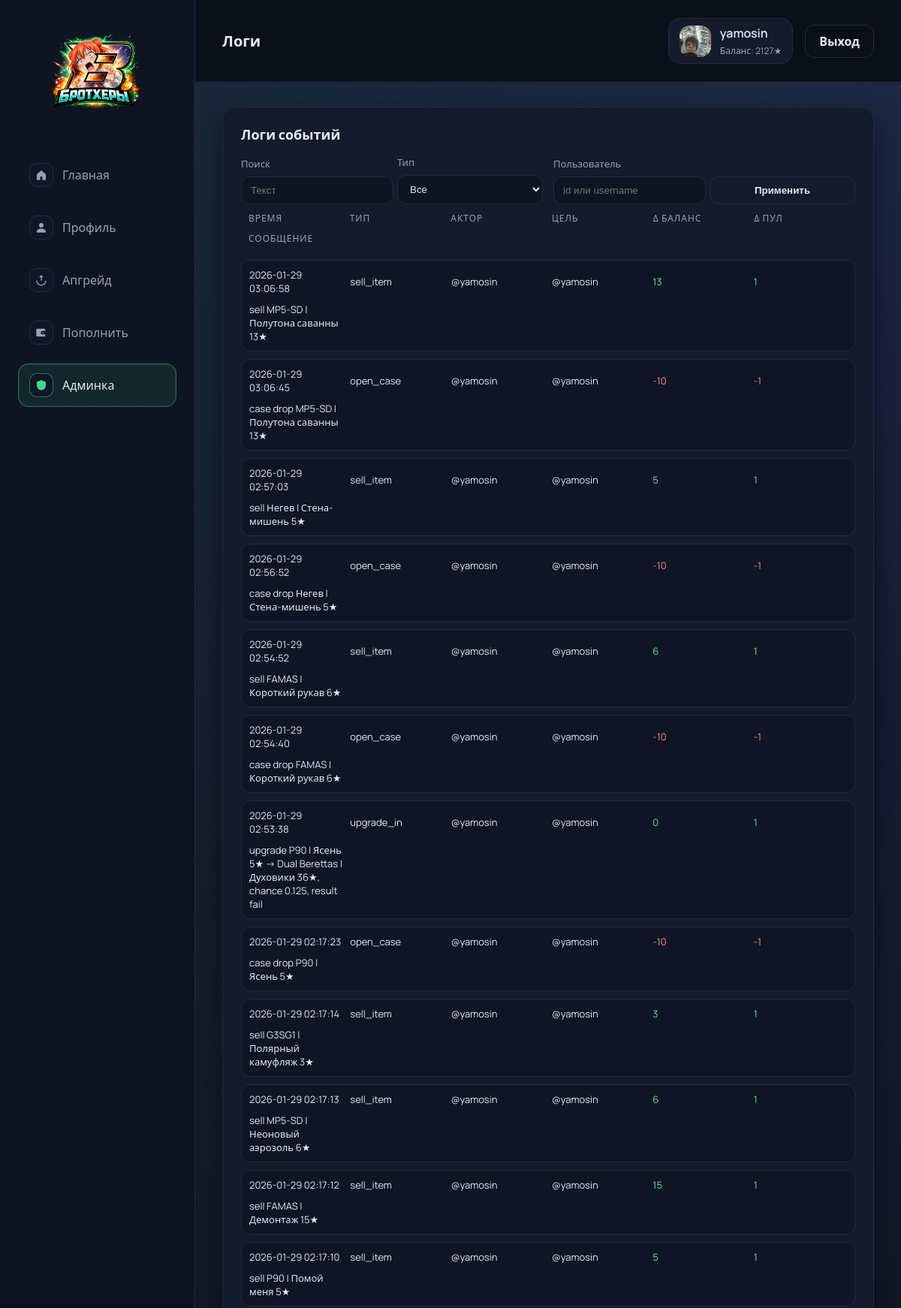
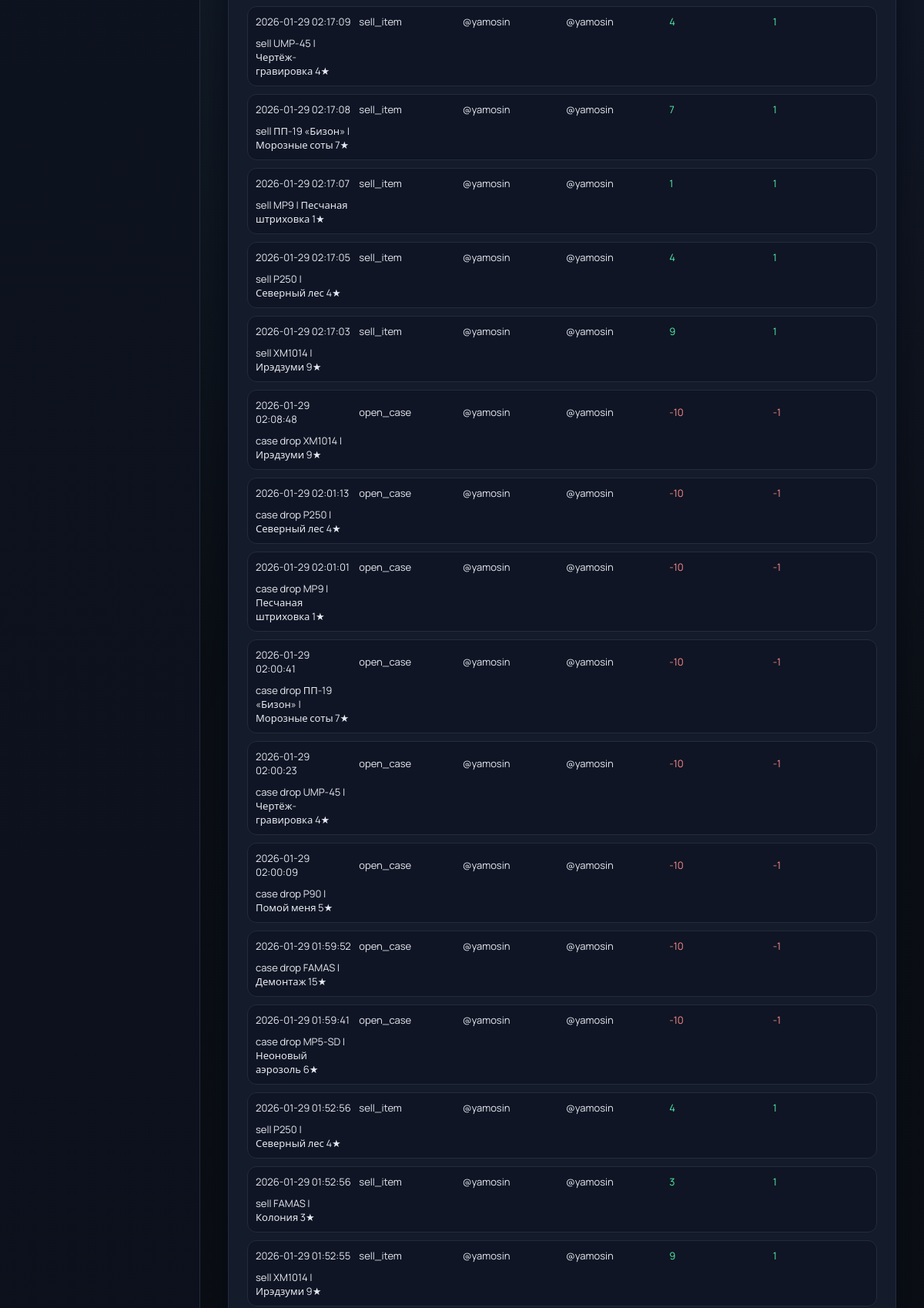
/admin/logs (signed in, upper part), run on the app's committed database (2 pictures, top to bottom).
### app.py (models this page shows)
class User(db.Model, UserMixin):
    id = db.Column(db.Integer, primary_key=True)
    username = db.Column(db.String(80), unique=True, nullable=False)
    password_hash = db.Column(db.String(255), nullable=False)
    balance = db.Column(db.Integer, default=0)
    avatar_path = db.Column(db.String(255), default="")
    is_admin = db.Column(db.Boolean, default=False)
    created_at = db.Column(db.DateTime, default=utcnow)

class Ledger(db.Model):
    id = db.Column(db.Integer, primary_key=True)
    created_at = db.Column(db.DateTime, default=utcnow)
    event_type = db.Column(db.String(80), nullable=False)
    actor_user_id = db.Column(db.Integer, db.ForeignKey("user.id"))
    target_user_id = db.Column(db.Integer, db.ForeignKey("user.id"))
    skin_id = db.Column(db.Integer, db.ForeignKey("skin.id"))
    item_id = db.Column(db.Integer, db.ForeignKey("inventory_item.id"))
    delta_balance = db.Column(db.Integer, default=0)
    delta_pool_count = db.Column(db.Integer, default=0)
    message = db.Column(db.String(500), default="")
    meta_json = db.Column(db.Text)

### app.py (the view)
    @login_required
    def wrapper(*args, **kwargs):
        if not current_user.is_admin:
            flash("Доступ только для администратора.", "error")
            return redirect(url_for("index"))
        return view_func(*args, **kwargs)

### app.py (called while the page is built)
@login_manager.user_loader
def load_user(user_id):
    return db.session.get(User, int(user_id))

def admin_required(view_func):
    @login_required
    def wrapper(*args, **kwargs):
        if not current_user.is_admin:
            flash("Доступ только для администратора.", "error")
            return redirect(url_for("index"))
        return view_func(*args, **kwargs)
    wrapper.__name__ = view_func.__name__
    return wrapper

@app.context_processor
def inject_globals():
    return {
        "case_price": CASE_PRICE,
        "rarities": RARITIES,
    }

### templates/admin/logs.html (shortened to what this page needs)
{% extends "base.html" %}
{% block header %}Логи{% endblock %}
{% block content %}
  <section class="panel">
    <div class="panel-header">
      <h2>Логи событий</h2>
    </div>
    <form class="form inline-form" method="get" action="{{ url_for('admin_logs') }}">
      <label>
        Поиск
        <input type="text" name="q" value="{{ current_filters.q }}" placeholder="Текст" />
      </label>
      <label>
        Тип
        <select name="type">
          <option value="">Все</option>
        </select>
      </label>
      <label>
        Пользователь
        <input type="text" name="user" value="{{ current_filters.user }}" placeholder="id или username" />
      </label>
      <button class="btn ghost" type="submit">Применить</button>
    </form>
    <div class="table">
      <div class="table-row table-head">
        <div>Время</div>
        <div>Тип</div>
        <div>Актор</div>
        <div>Цель</div>
        <div>Δ баланс</div>
        <div>Δ пул</div>
        <div>Сообщение</div>
      </div>
      {% for entry in logs %}
        <div class="table-row">
          <div>{{ entry.created_at.strftime('%Y-%m-%d %H:%M:%S') }}</div>
          <div>{{ entry.event_type }}</div>
          <div>
            {% set actor = users_by_id.get(entry.actor_user_id) %}
            {% if actor %}@{{ actor.username }}{% else %}—{% endif %}
          </div>
          <div>
            {% set target = users_by_id.get(entry.target_user_id) %}
            {% if target %}@{{ target.username }}{% else %}—{% endif %}
          </div>
          <div class="{% if entry.delta_balance >= 0 %}positive{% else %}negative{% endif %}">{{ entry.delta_balance }}</div>
          <div class="{% if entry.delta_pool_count >= 0 %}positive{% else %}negative{% endif %}">{{ entry.delta_pool_count }}</div>
          <div>{{ entry.message }}</div>
        </div>
      {% else %}
        <div class="empty">Событий нет.</div>
      {% endfor %}
    </div>
    {% set start = (page - 1) * per_page + 1 if total > 0 else 0 %}
    {% set end = (page * per_page) if (page * per_page) < total else total %}
  </section>
{% endblock %}

### templates/base.html (shortened to what this page needs)
<!doctype html>
<html lang="ru">
  <head>
    <link rel="stylesheet" href="{{ url_for('static', filename='css/style.css') }}" />
  </head>
  <body>
    {% set path = request.path %}
    <div class="layout">
      <aside class="sidebar">
        <div class="brand">
  <a href="{{ url_for('index') }}" class="brand-logo">
    <img src="{{ url_for('static', filename='img/logo.png') }}" alt="logo" />
  </a>
</div>
        <nav class="menu">
          <a
            class="menu-item {% if path == '/' %}active{% endif %}"
            href="{{ url_for('index') }}"
            aria-current="{% if path == '/' %}page{% endif %}"
          >
            <span class="menu-icon">
              <svg viewBox="0 0 24 24" aria-hidden="true">
                <path
                  d="M4 10.5L12 4l8 6.5V20a1 1 0 0 1-1 1h-5v-6h-4v6H5a1 1 0 0 1-1-1z"
                />
              </svg>
            </span>
            <span class="menu-label">Главная</span>
          </a>
          {% if current_user.is_authenticated %}
            <a
              class="menu-item {% if path.startswith('/profile') %}active{% endif %}"
              href="{{ url_for('profile') }}"
              aria-current="{% if path.startswith('/profile') %}page{% endif %}"
            >
              <span class="menu-icon">
                <svg viewBox="0 0 24 24" aria-hidden="true">
                  <path
                    d="M12 12a4 4 0 1 0-4-4 4 4 0 0 0 4 4zm0 2c-4.4 0-8 2.2-8 5v2h16v-2c0-2.8-3.6-5-8-5z"
                  />
                </svg>
              </span>
              <span class="menu-label">Профиль</span>
            </a>
            <a
              class="menu-item {% if path.startswith('/upgrade') %}active{% endif %}"
              href="{{ url_for('upgrade') }}"
              aria-current="{% if path.startswith('/upgrade') %}page{% endif %}"
            >
              <span class="menu-icon">
                <svg viewBox="0 0 24 24" aria-hidden="true">
                  <path d="M12 3l4 4h-3v6h-2V7H8z" />
                  <path d="M5 13a7 7 0 0 0 14 0h2a9 9 0 0 1-18 0z" />
                </svg>
              </span>
              <span class="menu-label">Апгрейд</span>
            </a>
            <a
              class="menu-item {% if path.startswith('/topup') %}active{% endif %}"
              href="{{ url_for('topup') }}"
              aria-current="{% if path.startswith('/topup') %}page{% endif %}"
            >
              <span class="menu-icon">
                <svg viewBox="0 0 24 24" aria-hidden="true">
                  <path d="M3 7a2 2 0 0 1 2-2h12a2 2 0 0 1 2 2v2h-5a3 3 0 0 0 0 6h5v2a2 2 0 0 1-2 2H5a2 2 0 0 1-2-2z" />
                  <path d="M16 12a1 1 0 1 0 0 .01z" />
                </svg>
              </span>
              <span class="menu-label">Пополнить</span>
            </a>
          {% endif %}
          {% if current_user.is_authenticated and current_user.is_admin %}
            <a
              class="menu-item {% if path.startswith('/admin') %}active{% endif %}"
              href="{{ url_for('admin_dashboard') }}"
              aria-current="{% if path.startswith('/admin') %}page{% endif %}"
            >
              <span class="menu-icon">
                <svg viewBox="0 0 24 24" aria-hidden="true">
                  <path d="M12 3l8 3v6c0 5-3.5 8.5-8 9-4.5-.5-8-4-8-9V6z" />
                </svg>
              </span>
              <span class="menu-label">Админка</span>
            </a>
          {% endif %}
        </nav>
      </aside>
      <div class="main">
        <header class="topbar">
          <div class="topbar-title">{% block header %}Кейсы{% endblock %}</div>
          <div class="topbar-user">
            {% if current_user.is_authenticated %}
              <div class="user-chip">
                <img
                  class="user-avatar"
                  src="{% if current_user.avatar_path %}{{ url_for('static', filename=current_user.avatar_path) }}{% else %}{{ url_for('static', filename='img/default-avatar.svg') }}{% endif %}"
                  alt="avatar"
                />
                <div class="user-info">
                  <div class="user-name">{{ current_user.username }}</div>
                  <div class="user-balance">Баланс: {{ current_user.balance }}★</div>
                </div>
              </div>
              <a class="btn ghost" href="{{ url_for('logout') }}">Выход</a>
            {% else %}
              <div class="user-guest">Гость</div>
            {% endif %}
          </div>
        </header>
        <main class="content">
          {% block content %}{% endblock %}
        </main>
      </div>
    </div>
  </body>
</html>

### data on the page
User: avatar_path (picture), username "yamosin", balance "2127"
Ledger: created_at "2026-01-29 03:06:58", event_type "sell_item", delta_balance "13", delta_pool_count "1", message "sell MP5-SD | Полутона саванны 13★"
Ledger: created_at "2026-01-29 03:06:45", event_type "open_case", delta_balance "-10", delta_pool_count "-1", message "case drop MP5-SD | Полутона саванны 13★"
Ledger: created_at "2026-01-29 02:57:03", event_type "sell_item", delta_balance "5", delta_pool_count "1", message "sell Негев | Стена-мишень 5★"
Ledger: created_at "2026-01-29 02:56:52", event_type "open_case", delta_balance "-10", delta_pool_count "-1", message "case drop Негев | Стена-мишень 5★"
Ledger: created_at "2026-01-29 02:54:52", event_type "sell_item", delta_balance "6", delta_pool_count "1", message "sell FAMAS | Короткий рукав 6★"
Ledger: created_at "2026-01-29 02:54:40", event_type "open_case", delta_balance "-10", delta_pool_count "-1", message "case drop FAMAS | Короткий рукав 6★"
Ledger: created_at "2026-01-29 02:53:38", event_type "upgrade_in", delta_balance "0", delta_pool_count "1", message "upgrade P90 | Ясень 5★ -> Dual Berettas | Духовики 36★, chance 0.125, result fail"
Ledger: created_at "2026-01-29 02:17:23", event_type "open_case", delta_balance "-10", delta_pool_count "-1", message "case drop P90 | Ясень 5★"
Ledger: created_at "2026-01-29 02:17:14", event_type "sell_item", delta_balance "3", delta_pool_count "1", message "sell G3SG1 | Полярный камуфляж 3★"
Ledger: created_at "2026-01-29 02:17:13", event_type "sell_item", delta_balance "6", delta_pool_count "1", message "sell MP5-SD | Неоновый аэрозоль 6★"
Ledger: created_at "2026-01-29 02:17:12", event_type "sell_item", delta_balance "15", delta_pool_count "1", message "sell FAMAS | Демонтаж 15★"
Ledger: created_at "2026-01-29 02:17:10", event_type "sell_item", delta_balance "5", delta_pool_count "1", message "sell P90 | Помой меня 5★"
Ledger: created_at "2026-01-29 02:17:09", event_type "sell_item", delta_balance "4", delta_pool_count "1", message "sell UMP-45 | Чертёж-гравировка 4★"
Ledger: created_at "2026-01-29 02:17:08", event_type "sell_item", delta_balance "7", delta_pool_count "1", message "sell ПП-19 «Бизон» | Морозные соты 7★"
Ledger: created_at "2026-01-29 02:17:07", event_type "sell_item", delta_balance "1", delta_pool_count "1", message "sell MP9 | Песчаная штриховка 1★"
Ledger: created_at "2026-01-29 02:17:05", event_type "sell_item", delta_balance "4", delta_pool_count "1", message "sell P250 | Северный лес 4★"
Ledger: created_at "2026-01-29 02:17:03", event_type "sell_item", delta_balance "9", delta_pool_count "1", message "sell XM1014 | Ирэдзуми 9★"
Ledger: created_at "2026-01-29 02:08:48", event_type "open_case", delta_balance "-10", delta_pool_count "-1", message "case drop XM1014 | Ирэдзуми 9★"
Ledger: created_at "2026-01-29 02:01:13", event_type "open_case", delta_balance "-10", delta_pool_count "-1", message "case drop P250 | Северный лес 4★"
Ledger: created_at "2026-01-29 02:01:01", event_type "open_case", delta_balance "-10", delta_pool_count "-1", message "case drop MP9 | Песчаная штриховка 1★"
Ledger: created_at "2026-01-29 02:00:41", event_type "open_case", delta_balance "-10", delta_pool_count "-1", message "case drop ПП-19 «Бизон» | Морозные соты 7★"
Ledger: created_at "2026-01-29 02:00:23", event_type "open_case", delta_balance "-10", delta_pool_count "-1", message "case drop UMP-45 | Чертёж-гравировка 4★"
Ledger: created_at "2026-01-29 02:00:09", event_type "open_case", delta_balance "-10", delta_pool_count "-1", message "case drop P90 | Помой меня 5★"
Ledger: created_at "2026-01-29 01:59:52", event_type "open_case", delta_balance "-10", delta_pool_count "-1", message "case drop FAMAS | Демонтаж 15★"
Ledger: created_at "2026-01-29 01:59:41", event_type "open_case", delta_balance "-10", delta_pool_count "-1", message "case drop MP5-SD | Неоновый аэрозоль 6★"
Ledger: created_at "2026-01-29 01:52:56", event_type "sell_item", delta_balance "4", delta_pool_count "1", message "sell P250 | Северный лес 4★"
Ledger: created_at "2026-01-29 01:52:56", event_type "sell_item", delta_balance "3", delta_pool_count "1", message "sell FAMAS | Колония 3★"
Ledger: created_at "2026-01-29 01:52:55", event_type "sell_item", delta_balance "9", delta_pool_count "1", message "sell XM1014 | Ирэдзуми 9★"
